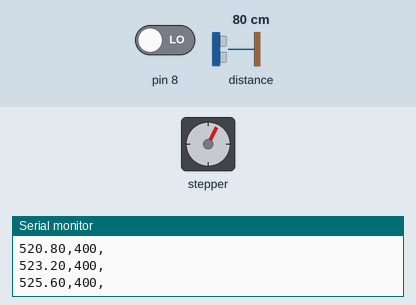
Simulated run of this sketch. Board: Arduino Uno, built with avr-gcc and run on an emulated ATmega328P. On the bench: stepper motor, the last lines printed to the serial monitor. Wiring (inferred from the names in the program): stepper motor driver (200 steps per turn assumed): step pin 4; direction pin 3; enable pin 5. The inputs (shaded band) are chosen by the test bench; at power-on: distance to the obstacle 80 cm, pin 8 LOW.

Above: at 7.97 s.
8.3 s: distance to the obstacle set to 2 cm
At 8.63 s:
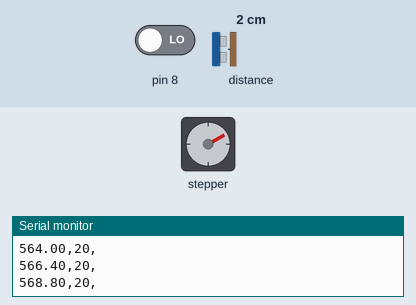
11.8 s: distance to the obstacle set to 18 cm
At 12.2 s:
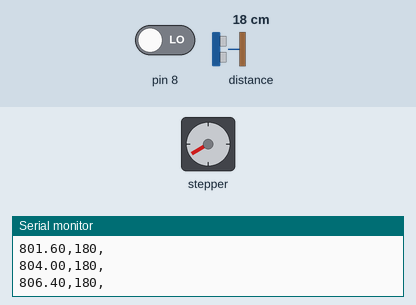
Timing chart, 0 to 21.3 s (numbered marks = the images above; inputs shaded):
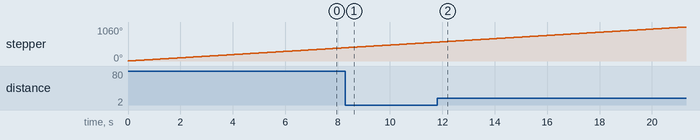

The sketch:

LIDAR_code.ino
```cpp
/* Lidar code by ELECTRONOOBS
 * Get distance and angle and send via serial port RX, TX
 * Tutorial: https://electronoobs.com/eng_arduino_tut110.php
 * Schematic: https://electronoobs.com/eng_arduino_tut110_sch1.php
 * Code: https://electronoobs.com/eng_arduino_tut110_code1.php
 * YouTube channel: https://www.youtube.com/channel/UCjiVhIvGmRZixSzupD0sS9Q
*/

//Libraries
#include <Wire.h>
#include <VL53L0X.h>        //Downlaod it here: https://www.electronoobs.com/eng_arduino_Adafruit_VL53L0X.php


VL53L0X sensor;             //Define our sensor
//If you uncomment any of lines below you activate that mode
#define LONG_RANGE
#define HIGH_SPEED
//#define HIGH_ACCURACY


//Outputs/inputs
#define dirPin 3      //Pin for direction of the stepper driver
#define stepPin 4     //Pin for steps of the stepper driver
#define Enable 5      //Pin for enable the stepper driver

//Variables
int Value = 1200;               //Delay value between steps
float angle = 0;                //Start angle

/* ----------------Step angle calculation----------------
 * We need 1.5 rotations for 360º. (pully ratio 1.5 : 1)
 * Each 200 steps the motor will make a rotation.
 * We move 2 steps and the we make a measurement.
 * This equals to 360º/(200steps * 1.5) * 2 = 2.4angle/loop  ->
   ----------------Step angle calculation----------------*/
float angle_step = 2.4;         //So place that value here

float maxdist = 400;            //I've set the maximum distance around the sensor to only 400mm. Change to any other value.
bool loop_starts = false;
byte last_PIN_state;


void setup() {
  // Declare pins as output:
  pinMode(stepPin, OUTPUT);
  pinMode(dirPin, OUTPUT);
  pinMode(Enable, OUTPUT);
  digitalWrite(Enable,LOW);     //Place enable to low so the driver is enabeled
  digitalWrite(dirPin, HIGH);   //Place dirPin to HIGH so we spin CW
  Serial.begin(9600);           //Start serial port
  Wire.begin();
  sensor.init();
  sensor.setTimeout(500);
  PCICR |= (1 << PCIE0);    //enable PCMSK0 scan so we can use interrupts
  PCMSK0 |= (1 << PCINT0);  //Set pin "D8" trigger an interrupt on "any" state change.
  //See interrupt vector below the void loop


  #if defined LONG_RANGE
    // lower the return signal rate limit (default is 0.25 MCPS)
    sensor.setSignalRateLimit(0.1);
    // increase laser pulse periods (defaults are 14 and 10 PCLKs)
    sensor.setVcselPulsePeriod(VL53L0X::VcselPeriodPreRange, 18);
    sensor.setVcselPulsePeriod(VL53L0X::VcselPeriodFinalRange, 14);
  #endif
  #if defined HIGH_SPEED
    // reduce timing budget to 20 ms (default is about 33 ms)
    sensor.setMeasurementTimingBudget(20000);
  #elif defined HIGH_ACCURACY
  //  // increase timing budget to 200 ms
  //  sensor.setMeasurementTimingBudget(200000);
  #endif
}//End setup loop


void loop() {
  if (loop_starts)            //We reset angle when the magnet is detected on D8
  {
    angle = 0;
    loop_starts = false;
  }

  digitalWrite(stepPin, HIGH);                    //Make one step
  delayMicroseconds(Value);                       //Small delay
  digitalWrite(stepPin, LOW);                     //Make another step
  delayMicroseconds(Value);                       //Add another delay
  int r = sensor.readRangeSingleMillimeters();    //Get distance from sensor
  if (r > maxdist)                                //Limit the dsitance to maximum set distance above
  {
    r = maxdist;
  }
  Serial.print(angle);          //Print the values to serial port
  Serial.print(",");
  Serial.print(r);
  Serial.println(",");

  angle = angle + angle_step;   //Increase angle value by the angle/loop value set above (in this case 2.4º each loop)


}//end of void loop


//This is the magnet detection interruption routine
//----------------------------------------------

ISR(PCINT0_vect){
  if(PINB & B00000001)          //We make an AND with the pin state register, We verify if pin 8 is HIGH???
  {
    if(last_PIN_state == 0)
    {
      last_PIN_state = 1;
    }
  }
  else if(last_PIN_state == 1)  //Now verify if pin 8 is LOW??? -> Magnet was detected
  {
    last_PIN_state = 0;
    loop_starts = true;         //If yes, we set loop_starts to true so we reset the angle value
  }
}//End of ISR
```
